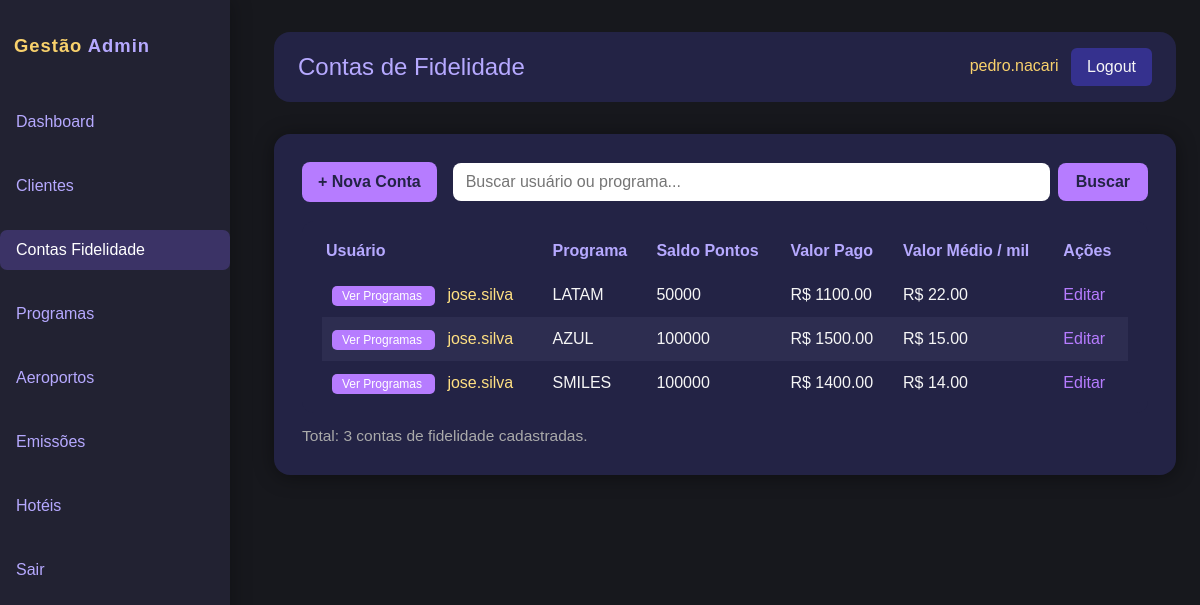
The app's page /adm/contas/ (signed in) with its own data.
### gestao/models.py (models this page shows, shortened)
class ContaFidelidade(models.Model):
    cliente = models.ForeignKey(Cliente, on_delete=models.CASCADE)
    programa = models.ForeignKey(ProgramaFidelidade, on_delete=models.CASCADE)
    @property
    def valor_medio_por_mil(self):
        saldo = self.saldo_pontos
        if saldo > 0:
            return float(self.valor_total_pago) / (saldo / 1000)
        return 0
    PERIODICIDADE_CLUBE = (
        ('nenhum', 'Nenhum'),
        ('mensal', 'Mensal'),
        ('trimestral', 'Trimestral'),
        ('semestral', 'Semestral'),
        ('anual', 'Anual'),
    )
    clube_periodicidade = models.CharField(
    max_length=12, choices=PERIODICIDADE_CLUBE, default='nenhum')
    pontos_clube_mes = models.IntegerField(default=0)
    valor_assinatura_clube = models.DecimalField(max_digits=10, decimal_places=2, default=0)
    data_inicio_clube = models.DateField(null=True, blank=True)
    validade = models.DateField(null=True, blank=True)
    @property
    def saldo_pontos(self):
        movs = self.movimentacoes.all()
        return sum(m.pontos for m in movs) if movs.exists() else 0
    @property
    def valor_total_pago(self):
        movs = self.movimentacoes.all()
        return sum(float(m.valor_pago) for m in movs) if movs.exists() else 0

class Cliente(models.Model):
    usuario = models.OneToOneField(User, on_delete=models.CASCADE, related_name='cliente_gestao')
    telefone = models.CharField(max_length=20, blank=True)
    data_nascimento = models.DateField(null=True, blank=True)
    cpf = models.CharField(max_length=14, default='000.000.000-00')
    PERFIS = (
        ('admin', 'Administrador'),
        ('operador', 'Operador'),
        ('cliente', 'Cliente'),
    )
    perfil = models.CharField(max_length=10, choices=PERFIS, default='cliente')
    observacoes = models.TextField(blank=True)
    ativo = models.BooleanField(default=True)

class ProgramaFidelidade(models.Model):
    nome = models.CharField(max_length=100)
    descricao = models.TextField(blank=True)
    preco_medio_milheiro = models.DecimalField(max_digits=10, decimal_places=2, default=0)

class Movimentacao(models.Model):
    conta = models.ForeignKey(ContaFidelidade, on_delete=models.CASCADE, related_name='movimentacoes')
    data = models.DateField()
    pontos = models.IntegerField()
    valor_pago = models.DecimalField(max_digits=10, decimal_places=2)
    descricao = models.CharField(max_length=255)

### gestao/views_admin.py (the view)
@login_required
@user_passes_test(admin_required)
def admin_contas(request):
    busca = request.GET.get("busca", "")
    contas = ContaFidelidade.objects.select_related("cliente__usuario", "programa")
    if busca:
        contas = contas.filter(
            Q(cliente__usuario__username__icontains=busca) |
            Q(cliente__usuario__first_name__icontains=busca) |
            Q(programa__nome__icontains=busca)
        )
    paginator = Paginator(contas, 20)
    page_number = request.GET.get("page")
    page_obj = paginator.get_page(page_number)
    return render(request, 'admin_custom/contas.html', {
        'page_obj': page_obj,
        'busca': busca,
        'total_contas': contas.count(),
    })

### gestao/views_admin.py (called while the page is built)
def admin_required(user):
    return user.is_staff or user.is_superuser

### gestao/templates/admin_custom/contas.html (shortened to what this page needs)
{% extends "admin_custom/base_admin.html" %}
{% block header_title %}Contas de Fidelidade{% endblock %}
{% block menu_contas %}active{% endblock %}
{% block content %}
    <div style="margin-bottom:1.2rem; display: flex; justify-content: space-between; align-items: center;">
        <a href="{% url 'admin_nova_conta' %}" style="background:#b67cff;color:#232345;padding:8px 16px;border-radius:8px;font-weight:bold;text-decoration:none;">
            + Nova Conta
        </a>
        <form method="get" style="display:flex;gap:8px;flex:1;margin-left:16px;">
            <input type="text" name="busca" value="{{ busca }}" placeholder="Buscar usuário ou programa..." style="flex:1;padding:7px 13px;border-radius:8px;border:none;">
            <button type="submit" style="padding:7px 18px;background:#b67cff;border:none;color:#232345;border-radius:8px;font-weight:bold;">Buscar</button>
        </form>
    </div>
    <div style="background:#232345;border-radius:12px;padding:8px 20px;">
        <table style="width:100%;border-collapse:collapse;">
            <thead>
                <tr style="color:#b6a9ff;">
                    <th style="padding:10px 4px;text-align:left;">Usuário</th>
                    <th>Programa</th>
                    <th>Saldo Pontos</th>
                    <th>Valor Pago</th>
                    <th>Valor Médio / mil</th>
                    <th>Ações</th>
                </tr>
            </thead>
            <tbody>
                {% for conta in page_obj %}
                <tr>
                    <td style="color:#ffe082;">
                        <a href="{% url 'admin_programas_do_cliente' conta.cliente.id %}"
                           style="margin-right:12px; background:#b67cff; color:#fff; padding:3px 10px; border-radius:5px; font-size:12px; text-decoration:none; font-weight:500; vertical-align:middle;">
                            Ver Programas
                        </a>
                        {{ conta.cliente.usuario.username }}
                    </td>
                    <td>{{ conta.programa.nome }}</td>
                    <td>{{ conta.saldo_pontos }}</td>
                    <td>R$ {{ conta.valor_total_pago|floatformat:2 }}</td>
                    <td>R$ {{ conta.valor_medio_por_mil|floatformat:2 }}</td>
                    <td>
                        <a href="{% url 'admin_editar_conta' conta.id %}" style="color:#b67cff;">Editar</a>
                    </td>
                </tr>
                {% empty %}
                <tr>
                    <td colspan="6" style="color:#fa7070;text-align:center;padding:2rem 0;">Nenhuma conta encontrada.</td>
                </tr>
                {% endfor %}
            </tbody>
        </table>
    </div>
    <div style="color:#aaa;font-size:0.97rem;margin-top:11px;">Total: {{ total_contas }} contas de fidelidade cadastradas.</div>
{% endblock %}

### gestao/templates/admin_custom/base_admin.html (shortened to what this page needs)
{% load static %}
<!DOCTYPE html>
<html lang="pt-br">
<head>
    <link rel="stylesheet" href="https://cdn.jsdelivr.net/npm/bootstrap@5.3.3/dist/css/bootstrap.min.css">
    <link rel="stylesheet" href="{% static 'gestao/admin_custom.css' %}">
</head>
<body>
    <div class="sidebar">
        <div style="color:#b6a9ff;font-weight:700;letter-spacing:1px;margin-bottom:30px;padding-left:14px;font-size:1.15rem;">
            <span style="color:#f8d16c">Gestão</span> Admin
        </div>
        <nav class="nav flex-column">
            <a class="nav-link {% block menu_dashboard %}{% endblock %}" href="{% url 'admin_dashboard' %}">Dashboard</a>
            <a class="nav-link {% block menu_clientes %}{% endblock %}" href="{% url 'admin_clientes' %}">Clientes</a>
            <a class="nav-link {% block menu_contas %}{% endblock %}" href="{% url 'admin_contas' %}">Contas Fidelidade</a>
            <a class="nav-link {% block menu_programas %}{% endblock %}" href="{% url 'admin_programas' %}">Programas</a>
            <a class="nav-link {% block menu_aeroportos %}{% endblock %}" href="{% url 'admin_aeroportos' %}">Aeroportos</a>
            <a class="nav-link {% block menu_emissoes %}{% endblock %}" href="{% url 'admin_emissoes' %}">Emissões</a>
            <a class="nav-link {% block menu_hoteis %}{% endblock %}" href="{% url 'admin_hoteis' %}">Hotéis</a>
            <a class="nav-link" href="{% url 'logout' %}">Sair</a>
        </nav>
    </div>
    <div class="content">
        <div class="admin-header">
            <h1>{% block header_title %}Painel Administrativo{% endblock %}</h1>
            <div>
                <span style="color:#f8d16c;">{{ request.user.get_full_name|default:request.user.username }}</span>
                <a href="{% url 'logout' %}" class="btn btn-logout ms-2">Logout</a>
            </div>
        </div>
        <div class="main-card">
            {% block content %}{% endblock %}
        </div>
    </div>
</body>
</html>

### gestao/static/gestao/admin_custom.css (style rules this page uses)
body { background-color: #1c1c3a; color: #ffffff; font-family: Arial, sans-serif; }
table { width: 100%; border-collapse: collapse; }
th, td { padding: 10px; }
th { background-color: #232345; color: #b6a9ff; }
tr:nth-child(even) { background-color: #2d2d50; }
a { color: #b67cff; text-decoration: none; }

### gestao/templates/admin_custom/base_admin.html (style rules this page uses)
body { background: #17181d; color: #f6f6f6; }
.sidebar { background: #222232; min-height: 100vh; padding-top: 2rem; position: fixed; width: 230px; left: 0; top: 0; box-shadow: 2px 0 18px #0004; }
.sidebar .nav-link { color: #b6a9ff; font-weight: 500; margin: 12px 0; }
.sidebar .nav-link.active, .sidebar .nav-link:hover { color: #fff; background: #3b3366; border-radius: 7px; }
.content { margin-left: 250px; padding: 32px 24px 24px 24px; }
.admin-header { background: #232345; padding: 16px 24px; border-radius: 16px; display: flex; justify-content: space-between; align-items: center; }
.admin-header h1 { color: #b6a9ff; margin: 0; font-size: 1.5rem; }
.btn-logout { background: #35318e; color: #f6f6f6; border: none; border-radius: 6px; padding: 7px 16px; }
.main-card { background: #232345; border-radius: 16px; box-shadow: 0 2px 20px #0006; padding: 28px; margin-top: 32px; }

### records on screen
ContaFidelidade: cliente.usuario.username "jose.silva", programa.nome "LATAM", saldo_pontos "50000", valor_total_pago "1100.00", valor_medio_por_mil "22.00"
ContaFidelidade: cliente.usuario.username "jose.silva", programa.nome "AZUL", saldo_pontos "100000", valor_total_pago "1500.00", valor_medio_por_mil "15.00"
ContaFidelidade: cliente.usuario.username "jose.silva", programa.nome "SMILES", saldo_pontos "100000", valor_total_pago "1400.00", valor_medio_por_mil "14.00"

### other values on screen
{{ request.user.get_full_name|default:request.user.username }} "pedro.nacari"
{{ total_contas }} "3"
